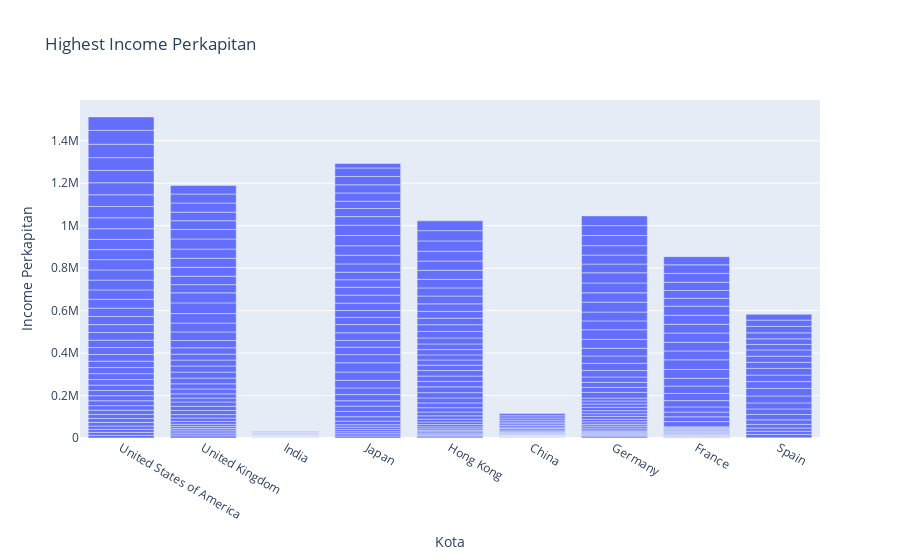

The code cell stored with this chart in its notebook:
### Code cell
figure = px.bar(ngubah_nama, y='Income Perkapitan', x='Kota',
            title="Highest Income Perkapitan")
figure.show()

### Figure 1 — Plotly figure (JSON) as saved in the notebook; plotly's stock layout.template omitted (floating-point values rounded to 4 significant figures; data arrays with more than 128 entries replaced by an {"elided": "..."} marker saying what was removed)
{"data": [{"alignmentgroup": "True", "hovertemplate": "Kota=%{x}<br>Income Perkapitan=%{y}<extra></extra>", "legendgroup": "", "marker": {"color": "#636efa", "pattern": {"shape": ""}}, "name": "", "offsetgroup": "", "orientation": "v", "showlegend": false, "textposition": "auto", "type": "bar", "x": {"elided": "369 str values"}, "xaxis": "x", "y": {"elided": "369 float values"}, "yaxis": "y"}], "layout": {"barmode": "relative", "legend": {"tracegroupgap": 0}, "title": {"text": "Highest Income Perkapitan"}, "xaxis": {"anchor": "y", "domain": [0, 1], "title": {"text": "Kota"}}, "yaxis": {"anchor": "x", "domain": [0, 1], "title": {"text": "Income Perkapitan"}}}}
